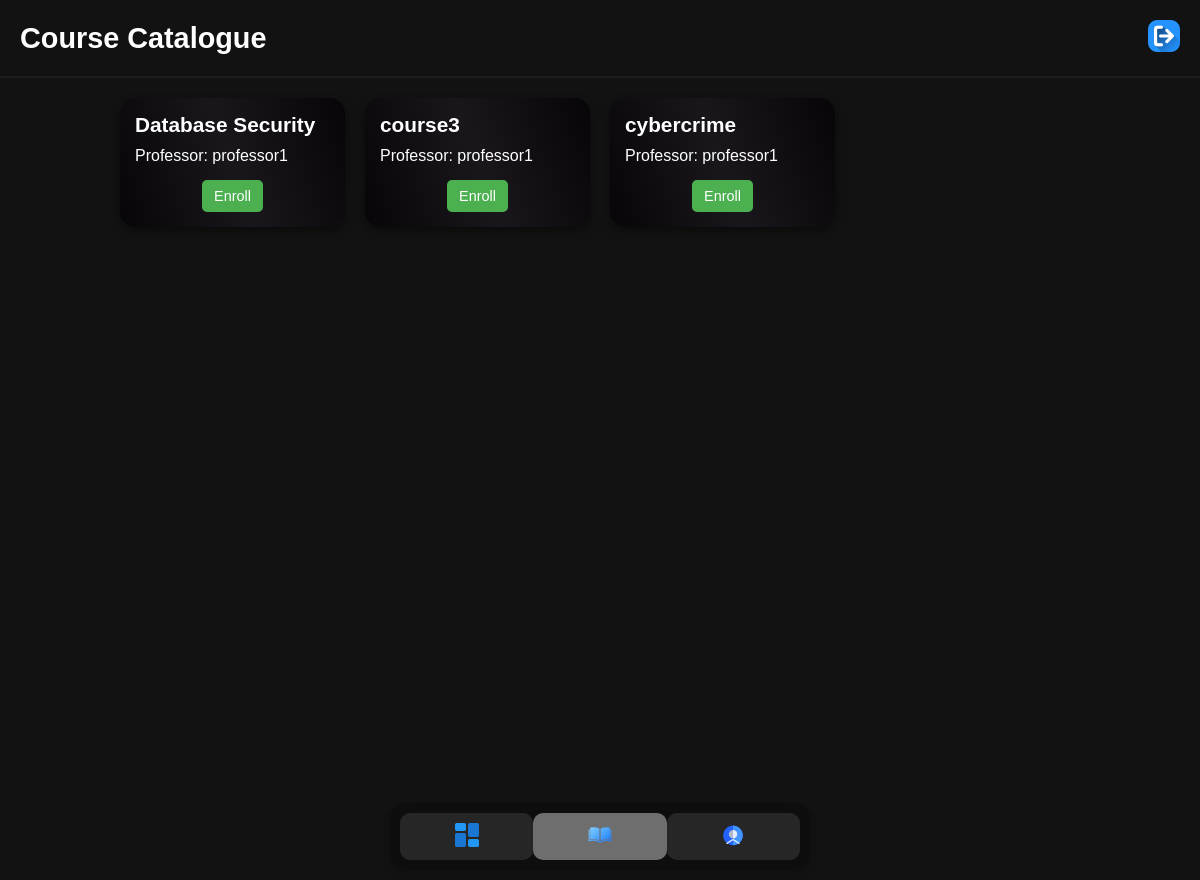
The app's page /course_catalogue.php (signed in) with its own data.
### tables this page shows
CREATE TABLE `Course` (
  `id` int NOT NULL,
  `name` varchar(100) NOT NULL,
  `professor_id` int DEFAULT NULL,
  `status` enum('active','archived') DEFAULT 'active',
  `description` text
);

CREATE TABLE `User` (
  `id` int NOT NULL,
  `username` varchar(50) NOT NULL,
  `password_hash` varchar(255) NOT NULL,
  `email` varchar(100) DEFAULT NULL,
  `role` enum('student','professor','secretary','admin','blocked') NOT NULL
);

### course_catalogue.php (the view, shortened to what this page needs)
<?php
include 'db_connect.php';
$user_id = $_SESSION['user_id'];
$query = $pdo->prepare("SELECT role FROM User WHERE id = ?");
$query->execute([$user_id]);
$user = $query->fetch(PDO::FETCH_ASSOC);
$user_role = $user['role'];
$query = $pdo->prepare("
    SELECT Course.id, Course.name, User.username AS professor_name
    FROM Course
    JOIN User ON Course.professor_id = User.id
    WHERE Course.status = 'active'
");
$query->execute();
$courses = $query->fetchAll(PDO::FETCH_ASSOC);
?>
<!DOCTYPE html>
<html lang="en">
<head>
    <link rel="stylesheet" href="css/main.css">
    <link rel="stylesheet" href="css/course_catalogue.css">
</head>
<body>
<header class="header">
    <div class="container">
        <h1 class="header-title">Course Catalogue</h1>
        <nav class="nav-links">
            <a href="logout.php"><img src="img/logout.png" alt="Logout"></a>
        </nav>
    </div>
</header>
<div class="gradient-cards">
    <?php
    if (!empty($courses)) {
        foreach ($courses as $course) {
            echo "<div class='card'>";
            echo "<div class='card-title'>" . htmlspecialchars($course['name']) . "</div>";
            echo "<div class='card-professor'>Professor: " . htmlspecialchars($course['professor_name']) . "</div>";
            echo "<div class='card-buttons'>";
            if ($user_role === 'student') {
                echo "<a href='?course_id=" . urlencode($course['id']) . "'>Enroll</a>";
            }
            echo "</div>";
            echo "</div>";
        }
    } else {
        echo "<p>No active courses available.</p>";
    }
    ?>
</div>
<div class="bottom-nav">
    <a href="<?php echo ($_SESSION['role'] === 'student') ? 'student_dashboard.php' :
                   (($_SESSION['role'] === 'professor') ? 'professor_dashboard.php' :
                   (($_SESSION['role'] === 'secretary') ? 'secretary_dashboard.php' : '#')); ?>">
        <img src="img/dashboard.png" alt="Dashboard" class="nav-icon">
    </a>
    <a href="course_catalogue.php" class="active" >
        <img src="img/book.png" alt="Courses" class="nav-icon">
    </a>
    <a href="myprofile.php" >
        <img src="img/user.png" alt="Profile" class="nav-icon">
    </a>
</div>
</body>
</html>

### css/main.css (style rules this page uses)
body { font-family: Arial, sans-serif; margin: 0; padding: 0; color: #fff; display: flex; flex-direction: column; min-height: 100vh; }
.header { background-color: #121212; padding: 20px 0; border-bottom: 2px solid #1e1e1e; }
.header .container { max-width: 1200px; margin: 0 auto; padding: 0 20px; display: flex; justify-content: space-between; align-items: center; }
.header-title { margin: 0; font-size: 1.8rem; font-weight: bold; }
.nav-links { list-style: none; margin: 0; padding: 0; display: flex; gap: 20px; }
.nav-links a { text-decoration: none; color: #fff; font-size: 1rem; }
.bottom-nav { position: fixed; bottom: 10px; left: 50%; transform: translateX(-50%); width: 90%; max-width: 400px; background: rgba(0, 0, 0, 0.2); backdrop-filter: blur(10px); border-radius: 15px; display: flex; justify-content: space-around; padding: 10px; box-shadow: 0 4px 6px rgba(0, 0, 0, 0.1); z-index: 1000; }
.bottom-nav a { color: #fff; text-align: center; padding: 10px; text-decoration: none; font-size: 14px; flex-grow: 1; background: rgba(255, 255, 255, 0.1); border-radius: 10px; transition: background 0.3s; }
.bottom-nav a.active { background: rgba(255, 255, 255, 0.4); }
body { padding-bottom: 80px; }

### css/course_catalogue.css (style rules this page uses)
body { background-color: #121212; }
.gradient-cards { display: grid; grid-template-columns: repeat(4, 1fr); gap: 20px; padding: 20px; width: 80%; margin: 0 auto; }
.card { border-radius: 15px; overflow: hidden; background: linear-gradient(71deg, #080509, #1a171c, #080509); color: #fff; text-align: left; padding: 15px; box-shadow: 0px 4px 10px rgba(0, 0, 0, 0.4); transition: transform 0.2s ease-in-out, box-shadow 0.2s ease-in-out; height: auto; display: flex; flex-direction: column; }
.card-title { font-size: 1.3rem; font-weight: bold; margin-bottom: 10px; }
.card-professor { font-size: 1rem; margin-bottom: 15px; }
.card-buttons { margin-top: auto; display: flex; justify-content: center; gap: 10px; }
.card a { text-decoration: none; color: #fff; background-color: #4CAF50; padding: 8px 12px; border-radius: 5px; font-size: 0.9rem; transition: background-color 0.2s ease-in-out; }

### records on screen
course: name "Database Security", professor.username "professor1"
course: name "course3", professor.username "professor1"
course: name "cybercrime", professor.username "professor1"
